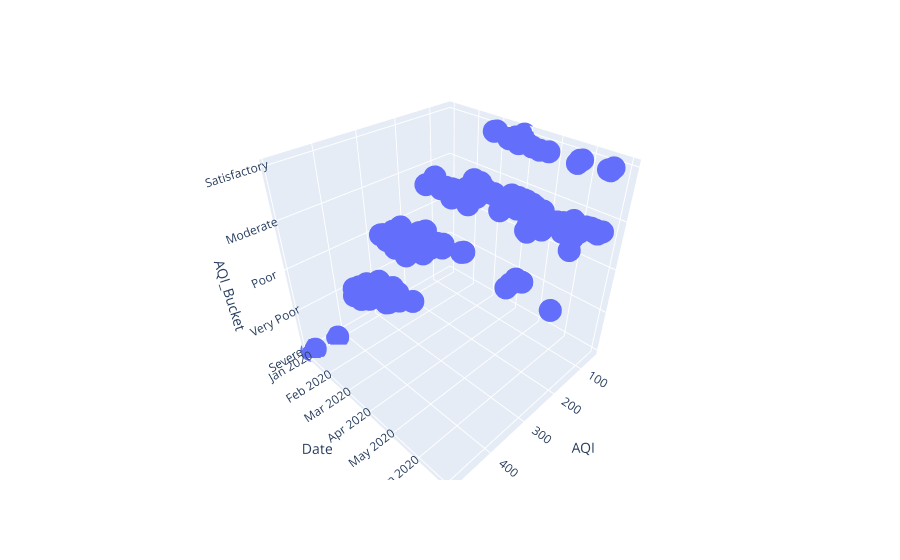

The code cell stored with this chart in its notebook:
### Code cell
fig = px.scatter_3d(aqi_level_20, x= "AQI", y="Date", z="AQI_Bucket")
fig.show()

### Figure 1 — Plotly figure (JSON) as saved in the notebook; plotly's stock layout.template omitted (floating-point values rounded to 4 significant figures; data arrays with more than 128 entries replaced by an {"elided": "..."} marker saying what was removed)
{"data": [{"hovertemplate": "AQI=%{x}<br>Date=%{y}<br>AQI_Bucket=%{z}<extra></extra>", "legendgroup": "", "marker": {"color": "#636efa", "symbol": "circle"}, "mode": "markers", "name": "", "scene": "scene", "showlegend": false, "type": "scatter3d", "x": {"elided": "183 int values"}, "y": {"elided": "183 str values"}, "z": {"elided": "183 str values"}}], "layout": {"legend": {"tracegroupgap": 0}, "margin": {"t": 60}, "scene": {"domain": {"x": [0, 1], "y": [0, 1]}, "xaxis": {"title": {"text": "AQI"}}, "yaxis": {"title": {"text": "Date"}}, "zaxis": {"title": {"text": "AQI_Bucket"}}}}}
